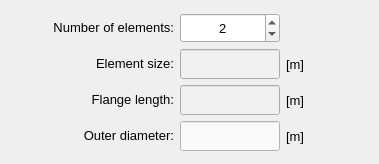
           <widget class="QWidget" name="tab_nodes">
            <attribute name="title">
             <string>Node selection</string>
            </attribute>
            <layout class="QGridLayout" name="gridLayout_13">
             <property name="leftMargin">
              <number>4</number>
             </property>
             <property name="topMargin">
              <number>4</number>
             </property>
             <property name="rightMargin">
              <number>4</number>
             </property>
             <property name="bottomMargin">
              <number>4</number>
             </property>
             <property name="spacing">
              <number>4</number>
             </property>
             <item row="1" column="5">
              <widget class="QFrame" name="frame_7">
               <property name="frameShape">
                <enum>QFrame::NoFrame</enum>
               </property>
               <property name="frameShadow">
                <enum>QFrame::Raised</enum>
               </property>
               <layout class="QGridLayout" name="gridLayout_14">
                <item row="0" column="1">
                 <widget class="QLabel" name="label_selected_id_10">
                  <property name="enabled">
                   <bool>true</bool>
                  </property>
                  <property name="minimumSize">
                   <size>
                    <width>120</width>
                    <height>26</height>
                   </size>
                  </property>
                  <property name="maximumSize">
                   <size>
                    <width>180</width>
                    <height>26</height>
                   </size>
                  </property>
                  <property name="font">
                   <font>
                    <pointsize>10</pointsize>
                   </font>
                  </property>
                  <property name="mouseTracking">
                   <bool>true</bool>
                  </property>
                  <property name="text">
                   <string>&lt;html&gt;&lt;head/&gt;&lt;body&gt;&lt;p align=&quot;right&quot;&gt;Number of elements:&lt;/p&gt;&lt;/body&gt;&lt;/html&gt;</string>
                  </property>
                  <property name="alignment">
                   <set>Qt::AlignRight|Qt::AlignTrailing|Qt::AlignVCenter</set>
                  </property>
                 </widget>
                </item>
                <item row="1" column="0">
                 <spacer name="horizontalSpacer_11">
                  <property name="orientation">
                   <enum>Qt::Horizontal</enum>
                  </property>
                  <property name="sizeHint" stdset="0">
                   <size>
                    <width>40</width>
                    <height>20</height>
                   </size>
                  </property>
                 </spacer>
                </item>
                <item row="0" column="2">
                 <widget class="QSpinBox" name="spinBox_number_elements_node">
                  <property name="minimumSize">
                   <size>
                    <width>100</width>
                    <height>30</height>
                   </size>
                  </property>
                  <property name="maximumSize">
                   <size>
                    <width>100</width>
                    <height>30</height>
                   </size>
                  </property>
                  <property name="font">
                   <font>
                    <pointsize>10</pointsize>
                   </font>
                  </property>
                  <property name="alignment">
                   <set>Qt::AlignCenter</set>
                  </property>
                  <property name="minimum">
                   <number>1</number>
                  </property>
                  <property name="value">
                   <number>2</number>
                  </property>
                 </widget>
                </item>
                <item row="2" column="1">
                 <widget class="QLabel" name="label_selected_id_12">
                  <property name="enabled">
                   <bool>true</bool>
                  </property>
                  <property name="minimumSize">
                   <size>
                    <width>120</width>
                    <height>30</height>
                   </size>
                  </property>
                  <property name="maximumSize">
                   <size>
                    <width>180</width>
                    <height>30</height>
                   </size>
                  </property>
                  <property name="font">
                   <font>
                    <pointsize>10</pointsize>
                   </font>
                  </property>
                  <property name="mouseTracking">
                   <bool>true</bool>
                  </property>
                  <property name="text">
                   <string>&lt;html&gt;&lt;head/&gt;&lt;body&gt;&lt;p align=&quot;right&quot;&gt;Flange length:&lt;/p&gt;&lt;/body&gt;&lt;/html&gt;</string>
                  </property>
                  <property name="alignment">
                   <set>Qt::AlignRight|Qt::AlignTrailing|Qt::AlignVCenter</set>
                  </property>
                 </widget>
                </item>
                <item row="1" column="1">
                 <widget class="QLabel" name="label_selected_id_11">
                  <property name="enabled">
                   <bool>true</bool>
                  </property>
                  <property name="minimumSize">
                   <size>
                    <width>120</width>
                    <height>30</height>
                   </size>
                  </property>
                  <property name="maximumSize">
                   <size>
                    <width>180</width>
                    <height>30</height>
                   </size>
                  </property>
                  <property name="font">
                   <font>
                    <pointsize>10</pointsize>
                   </font>
                  </property>
                  <property name="mouseTracking">
                   <bool>true</bool>
                  </property>
                  <property name="text">
                   <string>&lt;html&gt;&lt;head/&gt;&lt;body&gt;&lt;p align=&quot;right&quot;&gt;Element size:&lt;/p&gt;&lt;/body&gt;&lt;/html&gt;</string>
                  </property>
                  <property name="alignment">
                   <set>Qt::AlignRight|Qt::AlignTrailing|Qt::AlignVCenter</set>
                  </property>
                 </widget>
                </item>
                <item row="1" column="2">
                 <widget class="QLineEdit" name="lineEdit_element_size_node">
                  <property name="enabled">
                   <bool>false</bool>
                  </property>
                  <property name="minimumSize">
                   <size>
                    <width>100</width>
                    <height>30</height>
                   </size>
                  </property>
                  <property name="maximumSize">
                   <size>
                    <width>100</width>
                    <height>30</height>
                   </size>
                  </property>
                  <property name="sizeIncrement">
                   <size>
                    <width>0</width>
                    <height>26</height>
                   </size>
                  </property>
                  <property name="font">
                   <font>
                    <pointsize>10</pointsize>
                   </font>
                  </property>
                  <property name="focusPolicy">
                   <enum>Qt::ClickFocus</enum>
                  </property>
                  <property name="styleSheet">
                   <string notr="true">QLineEdit{color: rgb(0, 0, 0); background-color: rgb(250, 250, 250)}
QLineEdit:disabled{color: rgb(100, 100, 100); background-color: rgb(240, 240, 240)}</string>
                  </property>
                  <property name="alignment">
                   <set>Qt::AlignCenter</set>
                  </property>
                 </widget>
                </item>
                <item row="3" column="1">
                 <widget class="QLabel" name="label_selected_id_7">
                  <property name="enabled">
                   <bool>true</bool>
                  </property>
                  <property name="minimumSize">
                   <size>
                    <width>120</width>
                    <height>30</height>
                   </size>
                  </property>
                  <property name="maximumSize">
                   <size>
                    <width>180</width>
                    <height>30</height>
                   </size>
                  </property>
                  <property name="font">
                   <font>
                    <pointsize>10</pointsize>
                   </font>
                  </property>
                  <property name="mouseTracking">
                   <bool>true</bool>
                  </property>
                  <property name="text">
                   <string>&lt;html&gt;&lt;head/&gt;&lt;body&gt;&lt;p align=&quot;right&quot;&gt;Outer diameter:&lt;/p&gt;&lt;/body&gt;&lt;/html&gt;</string>
                  </property>
                  <property name="alignment">
                   <set>Qt::AlignLeading|Qt::AlignLeft|Qt::AlignVCenter</set>
                  </property>
                 </widget>
                </item>
                <item row="3" column="2">
                 <widget class="QLineEdit" name="lineEdit_outer_diameter_node">
                  <property name="enabled">
                   <bool>true</bool>
                  </property>
                  <property name="minimumSize">
                   <size>
                    <width>100</width>
                    <height>30</height>
                   </size>
                  </property>
                  <property name="maximumSize">
                   <size>
                    <width>100</width>
                    <height>30</height>
                   </size>
                  </property>
                  <property name="sizeIncrement">
                   <size>
                    <width>0</width>
                    <height>26</height>
                   </size>
                  </property>
                  <property name="font">
                   <font>
                    <pointsize>10</pointsize>
                   </font>
                  </property>
                  <property name="focusPolicy">
                   <enum>Qt::ClickFocus</enum>
                  </property>
                  <property name="styleSheet">
                   <string notr="true">QLineEdit{color: rgb(0, 0, 0); background-color: rgb(250, 250, 250)}
QLineEdit:disabled{color: rgb(100, 100, 100); background-color: rgb(240, 240, 240)}</string>
                  </property>
                  <property name="alignment">
                   <set>Qt::AlignCenter</set>
                  </property>
                 </widget>
                </item>
                <item row="2" column="2">
                 <widget class="QLineEdit" name="lineEdit_flange_length_node">
                  <property name="enabled">
                   <bool>false</bool>
                  </property>
                  <property name="minimumSize">
                   <size>
                    <width>100</width>
                    <height>30</height>
                   </size>
                  </property>
                  <property name="maximumSize">
                   <size>
                    <width>100</width>
                    <height>30</height>
                   </size>
                  </property>
                  <property name="sizeIncrement">
                   <size>
                    <width>0</width>
                    <height>26</height>
                   </size>
                  </property>
                  <property name="font">
                   <font>
                    <pointsize>10</pointsize>
                   </font>
                  </property>
                  <property name="focusPolicy">
                   <enum>Qt::ClickFocus</enum>
                  </property>
                  <property name="styleSheet">
                   <string notr="true">QLineEdit{color: rgb(0, 0, 0); background-color: rgb(250, 250, 250)}
QLineEdit:disabled{color: rgb(100, 100, 100); background-color: rgb(240, 240, 240)}</string>
                  </property>
                  <property name="alignment">
                   <set>Qt::AlignCenter</set>
                  </property>
                 </widget>
                </item>
                <item row="3" column="3">
                 <widget class="QLabel" name="label_115">
                  <property name="enabled">
                   <bool>true</bool>
                  </property>
                  <property name="minimumSize">
                   <size>
                    <width>40</width>
                    <height>30</height>
                   </size>
                  </property>
                  <property name="maximumSize">
                   <size>
                    <width>40</width>
                    <height>30</height>
                   </size>
                  </property>
                  <property name="font">
                   <font>
                    <pointsize>10</pointsize>
                   </font>
                  </property>
                  <property name="mouseTracking">
                   <bool>true</bool>
                  </property>
                  <property name="text">
                   <string>[m]</string>
                  </property>
                  <property name="alignment">
                   <set>Qt::AlignLeading|Qt::AlignLeft|Qt::AlignVCenter</set>
                  </property>
                 </widget>
                </item>
                <item row="1" column="3">
                 <widget class="QLabel" name="label_113">
                  <property name="enabled">
                   <bool>true</bool>
                  </property>
                  <property name="minimumSize">
                   <size>
                    <width>40</width>
                    <height>30</height>
                   </size>
                  </property>
                  <property name="maximumSize">
                   <size>
                    <width>40</width>
                    <height>30</height>
                   </size>
                  </property>
                  <property name="font">
                   <font>
                    <pointsize>10</pointsize>
                   </font>
                  </property>
                  <property name="mouseTracking">
                   <bool>true</bool>
                  </property>
                  <property name="text">
                   <string>[m]</string>
                  </property>
                  <property name="alignment">
                   <set>Qt::AlignLeading|Qt::AlignLeft|Qt::AlignVCenter</set>
                  </property>
                 </widget>
                </item>
                <item row="2" column="3">
                 <widget class="QLabel" name="label_114">
                  <property name="enabled">
                   <bool>true</bool>
                  </property>
                  <property name="minimumSize">
                   <size>
                    <width>40</width>
                    <height>30</height>
                   </size>
                  </property>
                  <property name="maximumSize">
                   <size>
                    <width>40</width>
                    <height>30</height>
                   </size>
                  </property>
                  <property name="font">
                   <font>
                    <pointsize>10</pointsize>
                   </font>
                  </property>
                  <property name="mouseTracking">
                   <bool>true</bool>
                  </property>
                  <property name="text">
                   <string>[m]</string>
                  </property>
                  <property name="alignment">
                   <set>Qt::AlignLeading|Qt::AlignLeft|Qt::AlignVCenter</set>
                  </property>
                 </widget>
                </item>
                <item row="1" column="4">
                 <spacer name="horizontalSpacer_12">
                  <property name="orientation">
                   <enum>Qt::Horizontal</enum>
                  </property>
                  <property name="sizeHint" stdset="0">
                   <size>
                    <width>40</width>
                    <height>20</height>
                   </size>
                  </property>
                 </spacer>
                </item>
               </layout>
              </widget>
             </item>
            </layout>
           </widget>
